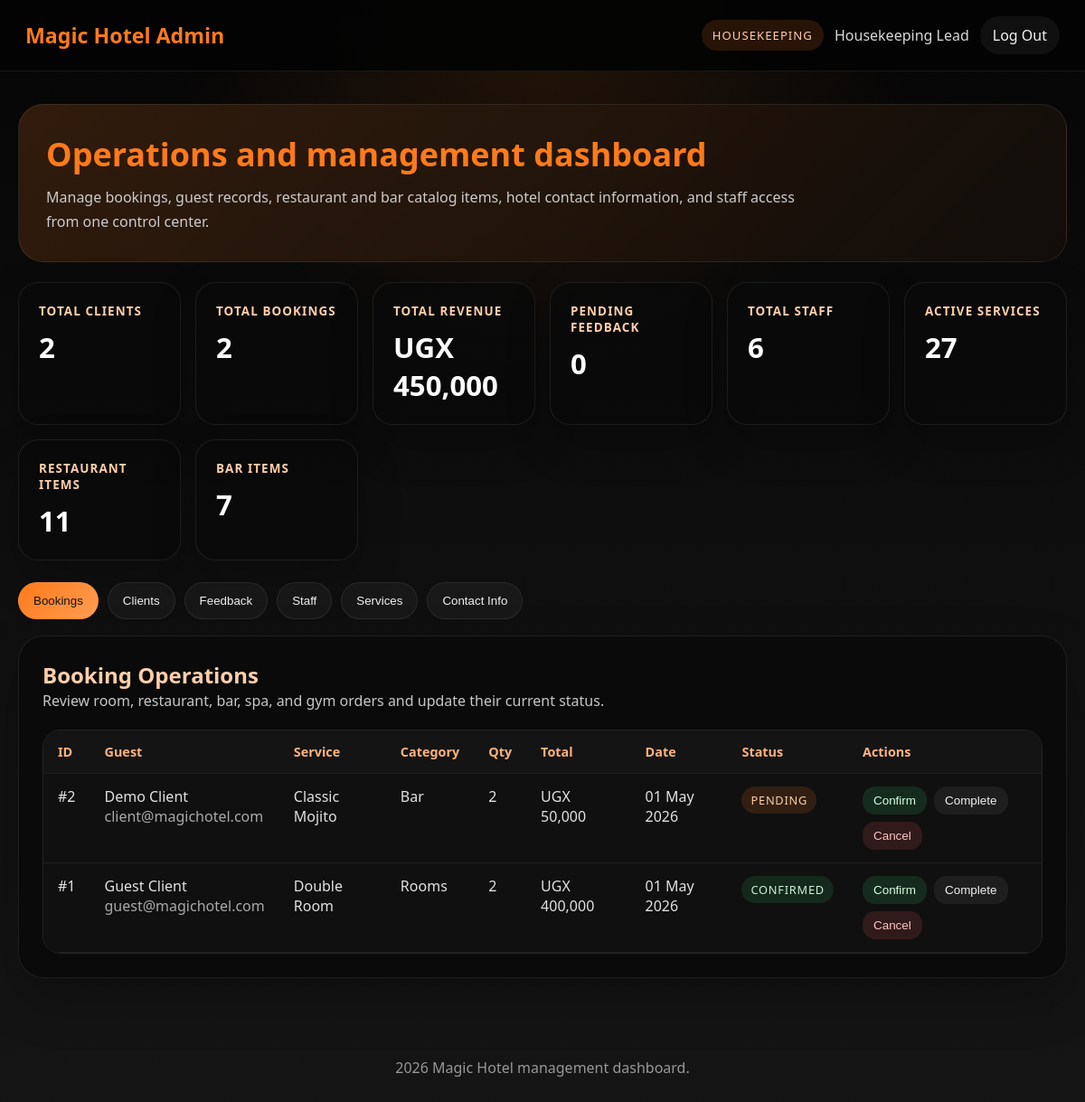
Page /admin_dashboard.php (signed in) on the committed database.
### tables this page shows
CREATE TABLE IF NOT EXISTS bookings (
    id INT(11) NOT NULL AUTO_INCREMENT,
    user_id INT(11) NOT NULL,
    service_name VARCHAR(255) NOT NULL,
    quantity INT(11) NOT NULL DEFAULT 1,
    price_per_unit DECIMAL(10,2) NOT NULL,
    total_price DECIMAL(10,2) NOT NULL,
    booking_date TIMESTAMP NOT NULL DEFAULT CURRENT_TIMESTAMP,
    status ENUM('pending', 'confirmed', 'cancelled', 'completed') DEFAULT 'pending',
    payment_status ENUM('unpaid', 'paid', 'refunded') DEFAULT 'unpaid',
    PRIMARY KEY (id),
    KEY idx_bookings_user_id (user_id),
    CONSTRAINT bookings_ibfk_1 FOREIGN KEY (user_id) REFERENCES users (id) ON DELETE CASCADE
);

CREATE TABLE IF NOT EXISTS users (
    id INT(11) NOT NULL AUTO_INCREMENT,
    name VARCHAR(255) NOT NULL,
    email VARCHAR(255) NOT NULL,
    phone VARCHAR(50) NOT NULL,
    password VARCHAR(255) NOT NULL,
    created_at TIMESTAMP NOT NULL DEFAULT CURRENT_TIMESTAMP,
    last_login TIMESTAMP NULL DEFAULT NULL,
    PRIMARY KEY (id),
    UNIQUE KEY uq_users_email (email),
    KEY idx_users_email (email)
);

CREATE TABLE IF NOT EXISTS services (
    id INT(11) NOT NULL AUTO_INCREMENT,
    category VARCHAR(50) NOT NULL,
    menu_section VARCHAR(100) NOT NULL DEFAULT 'General',
    service_name VARCHAR(255) NOT NULL,
    description TEXT DEFAULT NULL,
    price DECIMAL(10,2) NOT NULL,
    pricing_unit VARCHAR(50) NOT NULL DEFAULT 'item',
    sort_order INT(11) NOT NULL DEFAULT 0,
    is_available TINYINT(1) DEFAULT 1,
    PRIMARY KEY (id),
    KEY idx_services_category (category),
    KEY idx_services_availability (is_available)
);

### hotel_helpers.php (called while the page is built, shortened)
<?php
function getCategoryMeta(): array
{
    return [
        'rooms' => [
            'label' => 'Rooms',
            'summary' => 'Comfort-focused accommodation for business and leisure guests.'
        ],
        'restaurant' => [
            'label' => 'Restaurant',
            'summary' => 'Freshly prepared meals from breakfast through dessert.'
        ],
        'bar' => [
            'label' => 'Bar',
            'summary' => 'Cocktails, wines, mocktails, coffee, and evening lounge favourites.'
        ],
        'spa' => [
            'label' => 'Spa & Wellness',
            'summary' => 'Relaxation, beauty, and self-care sessions for every schedule.'
        ],
        'gym' => [
            'label' => 'Gym & Fitness',
            'summary' => 'Fitness access, training support, and wellness sessions.'
        ],
    ];
}
function formatUgx(float $amount): string
{
    return 'UGX ' . number_format($amount, 0);
}
function getHotelSettingDefaults(): array
{
    return [
        'hotel_name' => 'Magic Hotel',
        'tagline' => 'Where elegance meets comfort.',
        'primary_phone' => '+256 700 000 234',
        'secondary_phone' => '+256 774 070 756',
        'whatsapp_number' => '256774070756',
        'email' => 'contact@magichotel.com',
        'reservation_email' => 'reservations@magichotel.com',
        'address' => 'Plot 12, Sunset Avenue, Kampala, Uganda',
        'front_desk_hours' => 'Open 24/7',
        'restaurant_hours' => '6:30 AM - 11:00 PM',
        'bar_hours' => '4:00 PM - 1:00 AM',
    ];
}
function getHotelSettings(mysqli $conn): array
{
    $settings = getHotelSettingDefaults();
    $result = $conn->query("SELECT setting_key, setting_value FROM hotel_settings");
    if ($result instanceof mysqli_result) {
        while ($row = $result->fetch_assoc()) {
            $settings[$row['setting_key']] = $row['setting_value'];
        }
    }
    return $settings;
}

### admin_dashboard.php (the view, shortened to what this page needs)
<?php
require_once 'config.php';
require_once 'hotel_helpers.php';
$adminName = $_SESSION['admin_name'];
$adminRole = $_SESSION['admin_role'];
$settings = getHotelSettings($conn);
$categoryMeta = getCategoryMeta();
$stats = [];
$stats['total_users'] = (int) ($conn->query("SELECT COUNT(*) AS total FROM users")->fetch_assoc()['total'] ?? 0);
$stats['total_bookings'] = (int) ($conn->query("SELECT COUNT(*) AS total FROM bookings")->fetch_assoc()['total'] ?? 0);
$stats['total_revenue'] = (float) ($conn->query("SELECT COALESCE(SUM(total_price), 0) AS total FROM bookings WHERE status <> 'cancelled'")->fetch_assoc()['total'] ?? 0);
$stats['pending_feedback'] = (int) ($conn->query("SELECT COUNT(*) AS total FROM feedback WHERE is_approved = 0")->fetch_assoc()['total'] ?? 0);
$stats['total_staff'] = (int) ($conn->query("SELECT COUNT(*) AS total FROM admins")->fetch_assoc()['total'] ?? 0);
$stats['active_services'] = (int) ($conn->query("SELECT COUNT(*) AS total FROM services WHERE is_available = 1")->fetch_assoc()['total'] ?? 0);
$stats['restaurant_items'] = (int) ($conn->query("SELECT COUNT(*) AS total FROM services WHERE category = 'restaurant'")->fetch_assoc()['total'] ?? 0);
$stats['bar_items'] = (int) ($conn->query("SELECT COUNT(*) AS total FROM services WHERE category = 'bar'")->fetch_assoc()['total'] ?? 0);
$bookings = [];
$bookingsResult = $conn->query("
    SELECT b.*, u.name, u.email, s.category
    FROM bookings b
    JOIN users u ON u.id = b.user_id
    LEFT JOIN services s ON s.service_name = b.service_name
    ORDER BY b.booking_date DESC
");
if ($bookingsResult instanceof mysqli_result) {
    $bookings = $bookingsResult->fetch_all(MYSQLI_ASSOC);
}
?>
<!DOCTYPE html>
<html lang="en">
<head>
</head>
<body>
    <nav class="navbar">
        <a class="logo" href="admin_dashboard.php"><?php echo htmlspecialchars($settings['hotel_name']); ?> Admin</a>
        <div class="admin-meta">
            <span class="badge"><?php echo htmlspecialchars($adminRole); ?></span>
            <span><?php echo htmlspecialchars($adminName); ?></span>
            <a class="logout-link" href="?logout=1">Log Out</a>
        </div>
    </nav>
    <main class="wrap">
        <section class="hero">
            <h1>Operations and management dashboard</h1>
            <p>Manage bookings, guest records, restaurant and bar catalog items, hotel contact information, and staff access from one control center.</p>
        </section>
        <section class="stats-grid">
            <div class="stat-card">
                <strong>Total Clients</strong>
                <span><?php echo $stats['total_users']; ?></span>
            </div>
            <div class="stat-card">
                <strong>Total Bookings</strong>
                <span><?php echo $stats['total_bookings']; ?></span>
            </div>
            <div class="stat-card">
                <strong>Total Revenue</strong>
                <span><?php echo htmlspecialchars(formatUgx($stats['total_revenue'])); ?></span>
            </div>
            <div class="stat-card">
                <strong>Pending Feedback</strong>
                <span><?php echo $stats['pending_feedback']; ?></span>
            </div>
            <div class="stat-card">
                <strong>Total Staff</strong>
                <span><?php echo $stats['total_staff']; ?></span>
            </div>
            <div class="stat-card">
                <strong>Active Services</strong>
                <span><?php echo $stats['active_services']; ?></span>
            </div>
            <div class="stat-card">
                <strong>Restaurant Items</strong>
                <span><?php echo $stats['restaurant_items']; ?></span>
            </div>
            <div class="stat-card">
                <strong>Bar Items</strong>
                <span><?php echo $stats['bar_items']; ?></span>
            </div>
        </section>
        <section class="tabs">
            <button class="tab-button active" data-tab="bookings">Bookings</button>
            <button class="tab-button" data-tab="clients">Clients</button>
            <button class="tab-button" data-tab="feedback">Feedback</button>
            <button class="tab-button" data-tab="staff">Staff</button>
            <button class="tab-button" data-tab="services">Services</button>
            <button class="tab-button" data-tab="contact">Contact Info</button>
        </section>
        <section id="bookings" class="tab-panel active">
            <div class="panel-head">
                <div>
                    <h2>Booking Operations</h2>
                    <p>Review room, restaurant, bar, spa, and gym orders and update their current status.</p>
                </div>
            </div>
            <div class="table-shell">
                <table>
                    <thead>
                        <tr>
                            <th>ID</th>
                            <th>Guest</th>
                            <th>Service</th>
                            <th>Category</th>
                            <th>Qty</th>
                            <th>Total</th>
                            <th>Date</th>
                            <th>Status</th>
                            <th>Actions</th>
                        </tr>
                    </thead>
                    <tbody>
                        <?php if (!empty($bookings)): ?>
                            <?php foreach ($bookings as $booking): ?>
                                <tr>
                                    <td>#<?php echo (int) $booking['id']; ?></td>
                                    <td><?php echo htmlspecialchars($booking['name']); ?><br><span style="color:#a9a9a9;"><?php echo htmlspecialchars($booking['email']); ?></span></td>
                                    <td><?php echo htmlspecialchars($booking['service_name']); ?></td>
                                    <td><?php echo htmlspecialchars($categoryMeta[$booking['category']]['label'] ?? 'General'); ?></td>
                                    <td><?php echo (int) $booking['quantity']; ?></td>
                                    <td><?php echo htmlspecialchars(formatUgx((float) $booking['total_price'])); ?></td>
                                    <td><?php echo htmlspecialchars(date('d M Y', strtotime($booking['booking_date']))); ?></td>
                                    <td>
                                        <span class="status-pill status-<?php echo htmlspecialchars($booking['status']); ?>">
                                            <?php echo htmlspecialchars(ucfirst($booking['status'])); ?>
                                        </span>
                                    </td>
                                    <td>
                                        <div class="action-row">
                                            <form class="inline-form" method="POST">
                                                <button class="action-button action-primary" type="submit">Confirm</button>
                                            </form>
                                            <form class="inline-form" method="POST">
                                                <button class="action-button action-muted" type="submit">Complete</button>
                                            </form>
                                            <form class="inline-form" method="POST">
                                                <button class="action-button action-danger" type="submit">Cancel</button>
                                            </form>
                                        </div>
                                    </td>
                                </tr>
                            <?php endforeach; ?>
                        <?php else: ?>
                            <tr><td colspan="9">No bookings found.</td></tr>
                        <?php endif; ?>
                    </tbody>
                </table>
            </div>
        </section>
    </main>
    <footer>
        <?php echo date('Y'); ?> <?php echo htmlspecialchars($settings['hotel_name']); ?> management dashboard.
    </footer>
</body>
</html>

### admin_dashboard.php (style rules this page uses)
* { box-sizing: border-box; margin: 0; padding: 0; }
body { min-height: 100vh; font-family: "Segoe UI", Arial, sans-serif; background: radial-gradient(circle at top, rgba(255, 122, 26, 0.12), transparent 30%), linear-gradient(180deg, #050505, #0d0d0d 40%, #151515); color: #f5f5f5; }
.navbar { position: sticky; top: 0; z-index: 20; display: flex; justify-content: space-between; align-items: center; gap: 16px; padding: 18px 28px; background: rgba(4, 4, 4, 0.96); border-bottom: 1px solid rgba(255, 255, 255, 0.08); }
.logo { color: #ff7a1a; text-decoration: none; font-size: 1.45rem; font-weight: 700; }
.admin-meta { display: flex; flex-wrap: wrap; align-items: center; gap: 12px; color: #d8d8d8; }
.badge { padding: 8px 12px; border-radius: 999px; background: rgba(255, 122, 26, 0.14); color: #ffcfaa; font-size: 0.82rem; text-transform: uppercase; letter-spacing: 0.08em; }
.logout-link { color: #f1f1f1; text-decoration: none; padding: 10px 14px; border-radius: 999px; background: rgba(255, 255, 255, 0.05); }
.wrap { width: min(1280px, 100%); margin: 0 auto; padding: 36px 20px 60px; }
.hero { padding: 30px; border-radius: 28px; background: linear-gradient(135deg, rgba(255, 122, 26, 0.16), rgba(255, 122, 26, 0.03)), rgba(10, 10, 10, 0.92); border: 1px solid rgba(255, 255, 255, 0.08); margin-bottom: 22px; }
.hero h1 { color: #ff7a1a; font-size: clamp(2rem, 3vw, 3rem); margin-bottom: 10px; }
.hero p { color: #cccccc; line-height: 1.7; max-width: 840px; }
.stats-grid { display: grid; grid-template-columns: repeat(auto-fit, minmax(180px, 1fr)); gap: 16px; margin-bottom: 24px; }
.stat-card { padding: 22px; border-radius: 22px; background: rgba(10, 10, 10, 0.92); border: 1px solid rgba(255, 255, 255, 0.08); box-shadow: 0 20px 48px rgba(0, 0, 0, 0.22); }
.stat-card strong { display: block; margin-bottom: 10px; color: #ffcfaa; font-size: 0.84rem; text-transform: uppercase; letter-spacing: 0.08em; }
.stat-card span { font-size: 1.95rem; font-weight: 700; color: #ffffff; }
.tabs { display: flex; flex-wrap: wrap; gap: 10px; margin-bottom: 18px; }
.tab-button { border: 1px solid rgba(255, 255, 255, 0.08); border-radius: 999px; padding: 12px 16px; background: rgba(255, 255, 255, 0.04); color: #f0f0f0; cursor: pointer; }
.tab-button.active { background: linear-gradient(135deg, #ff7a1a, #ff9d52); color: #151515; border-color: transparent; }
.tab-panel { display: none; padding: 26px; border-radius: 28px; background: rgba(10, 10, 10, 0.92); border: 1px solid rgba(255, 255, 255, 0.08); box-shadow: 0 24px 56px rgba(0, 0, 0, 0.22); }
.tab-panel.active { display: block; }
.panel-head { display: flex; justify-content: space-between; align-items: center; gap: 16px; margin-bottom: 18px; }
.panel-head h2 { color: #ffcfaa; }
.panel-head p { color: #c7c7c7; line-height: 1.6; }
.table-shell { overflow-x: auto; border-radius: 20px; border: 1px solid #242424; }
table { width: 100%; min-width: 760px; border-collapse: collapse; background: #101010; }
th, td { padding: 14px 16px; text-align: left; border-bottom: 1px solid #202020; vertical-align: top; }
th { color: #ffb27d; background: #141414; font-size: 0.9rem; }
td { color: #e2e2e2; }
.status-pill { display: inline-flex; padding: 6px 10px; border-radius: 999px; font-size: 0.8rem; text-transform: uppercase; letter-spacing: 0.06em; }
.status-pending { background: rgba(255, 122, 26, 0.14); color: #ffcfaa; }
.status-confirmed, .status-approved, .status-active, .status-available { background: rgba(45, 166, 93, 0.16); color: #cbf2d7; }
.action-row { display: flex; flex-wrap: wrap; gap: 8px; }
.inline-form { display: inline-flex; }
.action-button { border: none; border-radius: 14px; padding: 8px 12px; font-size: 0.84rem; cursor: pointer; }
.action-primary { background: rgba(45, 166, 93, 0.18); color: #d4ffe1; }
.action-danger { background: rgba(220, 80, 80, 0.16); color: #ffc4c4; }
.action-muted { background: rgba(255, 255, 255, 0.06); color: #f1f1f1; }
footer { padding: 28px 20px 40px; text-align: center; color: #989898; }

### rows in the picture
bookings: id "2", user.name "Demo Client", user.email "client@magichotel.com", service_name "Classic Mojito", services.category "Bar", quantity "2", total_price "UGX 50,000", booking_date "01 May 2026", status "PENDING"
bookings: id "1", user.name "Guest Client", user.email "guest@magichotel.com", service_name "Double Room", services.category "Rooms", quantity "2", total_price "UGX 400,000", booking_date "01 May 2026", status "CONFIRMED"

### other values in the picture
$settings['hotel_name'] "Magic Hotel"
$adminRole "HOUSEKEEPING"
$adminName "Housekeeping Lead"
$stats['total_users'] "2"
$stats['total_bookings'] "2"
formatUgx($stats['total_revenue']) "UGX 450,000"
$stats['pending_feedback'] "0"
$stats['total_staff'] "6"
$stats['active_services'] "27"
$stats['restaurant_items'] "11"
$stats['bar_items'] "7"
